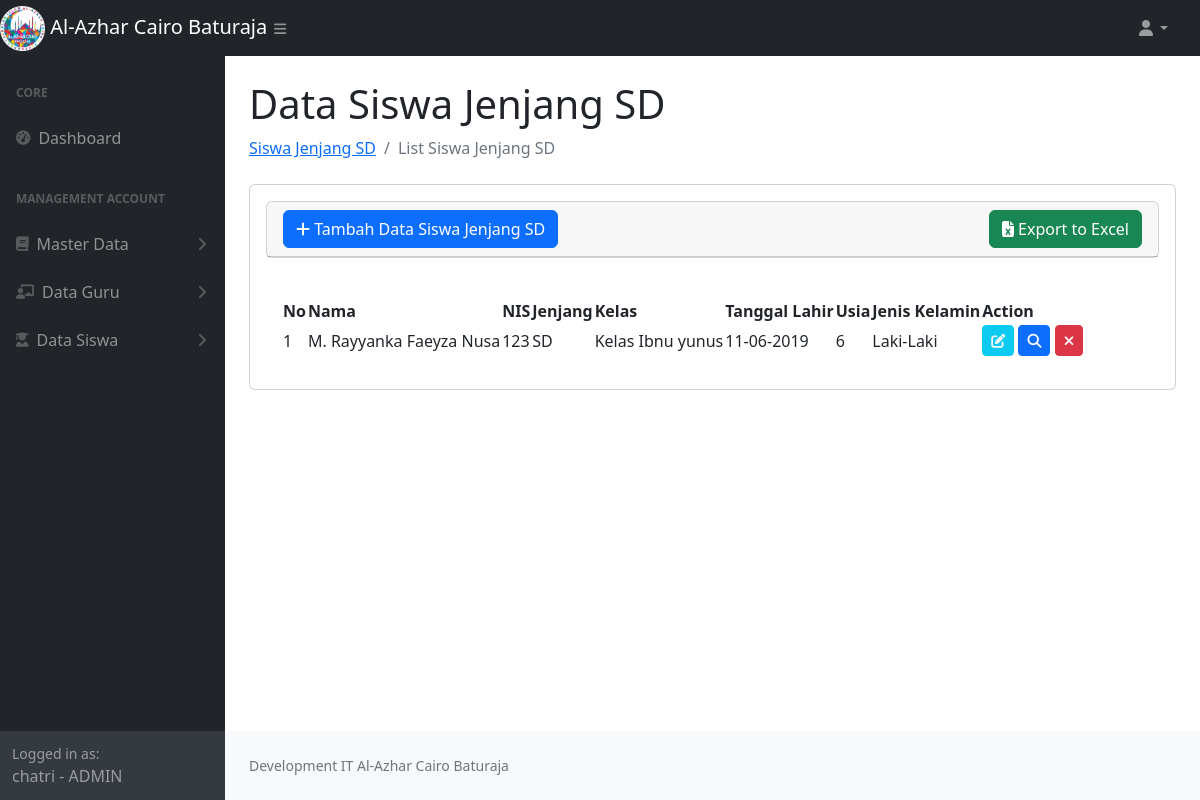
The app's page /jenjang_sd.php (signed in) with its own data.
### tables this page shows
CREATE TABLE `siswa` (
  `id_siswa` int NOT NULL AUTO_INCREMENT,
  `nama_siswa` varchar(100) NOT NULL,
  `nis` varchar(50) NOT NULL,
  `agama` varchar(20) DEFAULT NULL,
  `tempat` varchar(255) DEFAULT NULL,
  `tanggal_lahir` date DEFAULT NULL,
  `umur` int DEFAULT NULL,
  `jenis_kelamin` enum('Laki-Laki','Perempuan') DEFAULT NULL,
  `asal_sekolah` varchar(255) DEFAULT NULL,
  `angkatan` varchar(255) DEFAULT NULL,
  `kelas_id` bigint DEFAULT NULL,
  `nama_ayah` varchar(255) DEFAULT NULL,
  `nama_ibu` varchar(255) DEFAULT NULL,
  `pekerjaan_ayah` varchar(255) DEFAULT NULL,
  `pekerjaan_ibu` varchar(255) DEFAULT NULL,
  `no_handphone_ayah` varchar(255) DEFAULT NULL,
  `no_handphone_ibu` varchar(255) DEFAULT NULL,
  `anak_ke` varchar(255) DEFAULT NULL,
  `jumlah_saudara` varchar(255) DEFAULT NULL,
  `alamat_lengkap` varchar(255) DEFAULT NULL,
  `photo` text,
  `jenjang` enum('TK-A','TK-B','SD','SD GRADE 2','SMP') DEFAULT NULL,
  PRIMARY KEY (`id_siswa`)
);

CREATE TABLE `jenjang` (
  `id` int NOT NULL AUTO_INCREMENT COMMENT 'Primary Key',
  `name` varchar(255) DEFAULT NULL,
  PRIMARY KEY (`id`)
);

CREATE TABLE `kelas` (
  `id` int NOT NULL AUTO_INCREMENT COMMENT 'Primary Key',
  `jenjang_id` bigint DEFAULT NULL,
  `name` varchar(255) DEFAULT NULL,
  PRIMARY KEY (`id`)
);

### jenjang_sd.php (the view, shortened to what this page needs)
<?php
require_once 'function.php';
$role = $_SESSION['role'];
$nameRole= $_SESSION['name'];
$jenjang = 'SD';
$sql = "SELECT siswa.id_siswa, siswa.nama_siswa, siswa.nis, siswa.agama, siswa.tempat, siswa.tanggal_lahir, siswa.umur, siswa.jenis_kelamin, siswa.asal_sekolah,
        siswa.angkatan, siswa.kelas_id, siswa.nama_ayah, siswa.nama_ibu, siswa.pekerjaan_ayah, siswa.pekerjaan_ibu, siswa.no_handphone_ayah, siswa.no_handphone_ibu,
        siswa.anak_ke, siswa.jumlah_saudara, siswa.alamat_lengkap, siswa.photo, siswa.jenjang, kelas.name as nama_kelas, jenjang.name as jenjang_name
        FROM siswa
        INNER JOIN kelas ON siswa.kelas_id = kelas.id
        INNER JOIN jenjang ON kelas.jenjang_id = jenjang.id
        WHERE siswa.jenjang = ?";
$stmt = $conn->prepare($sql);
$stmt->bind_param("s", $jenjang);
$stmt->execute();
$result = $stmt->get_result();
$dataSiswa = [];
while ($row = $result->fetch_assoc()) {
    $dataSiswa[] = $row;
}
?>
<!DOCTYPE html>
<html lang="en">
    <head>
        <link href="https://cdn.jsdelivr.net/npm/simple-datatables@7.1.2/dist/style.min.css" rel="stylesheet" />
        <link href="css/styles.css" rel="stylesheet" />
        <link rel="stylesheet" href="https://cdnjs.cloudflare.com/ajax/libs/toastr.js/latest/toastr.css">
        <link rel="stylesheet" href="https://cdnjs.cloudflare.com/ajax/libs/font-awesome/6.7.2/css/all.min.css">
    </head>
    <body class="sb-nav-fixed">
        <nav class="sb-topnav navbar navbar-expand navbar-dark bg-dark">
            <div class="d-flex">
                <a class="navbar-brand" href="index.php">
                    <img src="assets/img/logoalazca.png" alt="Gambar" style="width:20%">
                    Al-Azhar Cairo Baturaja
                </a>
                <button class="btn btn-link btn-sm ps-5" id="sidebarToggle" href="#!"><i class="fas fa-bars"></i></button>
            </div>
            <ul class="navbar-nav ms-auto ms-md-0 me-3 me-lg-4">
                <li class="nav-item dropdown">
                    <a class="nav-link dropdown-toggle" id="navbarDropdown" href="#" role="button" data-bs-toggle="dropdown" aria-expanded="false"><i class="fas fa-user fa-fw"></i></a>
                </li>
            </ul>
        </nav>
        <div id="layoutSidenav">
            <div id="layoutSidenav_nav">
                <nav class="sb-sidenav accordion sb-sidenav-dark" id="sidenavAccordion">
                    <div class="sb-sidenav-menu">
                        <div class="nav">
                            <div class="sb-sidenav-menu-heading">Core</div>
                            <div class="nav">
                                <a class="nav-link" href="index.php">
                                    <div class="sb-nav-link-icon"><i class="fas fa-tachometer-alt"></i></div>
                                    Dashboard
                                </a>
                                <div class="sb-sidenav-menu-heading">Management Account</div>
                                <a class="nav-link collapsed" href="#" data-bs-toggle="collapse" data-bs-target="#collapseMasterData" aria-expanded="false" aria-controls="collapseMasterData">
                                    <div class="sb-nav-link-icon"><i class="fas fa-book"></i></div>
                                        Master Data
                                    <div class="sb-sidenav-collapse-arrow"><i class="fas fa-angle-down"></i></div>
                                </a>
                                <a class="nav-link collapsed" href="#" data-bs-toggle="collapse" data-bs-target="#collapseGuru" aria-expanded="false" aria-controls="collapseGuru">
                                    <div class="sb-nav-link-icon"><i class="fas fa-chalkboard-teacher"></i></div>
                                    Data Guru
                                    <div class="sb-sidenav-collapse-arrow"><i class="fas fa-angle-down"></i></div>
                                </a>
                                <a class="nav-link collapsed" href="#" data-bs-toggle="collapse" data-bs-target="#collapseSiswa" aria-expanded="false" aria-controls="collapseSiswa">
                                    <div class="sb-nav-link-icon"><i class="fas fa-user-graduate"></i></div>
                                    Data Siswa
                                    <div class="sb-sidenav-collapse-arrow"><i class="fas fa-angle-down"></i></div>
                                </a>
                            </div>
                        </div>
                    </div>
                    <div class="sb-sidenav-footer">
                        <div class="small">Logged in as:</div>
                       <?= $nameRole.' - '.$role ?>
                    </div>
                </nav>
            </div>
            <div id="layoutSidenav_content">
                <main>
                    <div class="container-fluid px-4">
                        <h1 class="mt-4">Data Siswa Jenjang SD</h1>
                        <ol class="breadcrumb mb-4">
                            <li class="breadcrumb-item"><a href="data_guru.php"> Siswa Jenjang SD</a></li>
                            <li class="breadcrumb-item active">List Siswa Jenjang SD</li>
                        </ol>
                        <div class="card mb-4">
                            <div class="card-body">
                        <div class="card mb-4">
                            <div class="card-header">
                                 <div class="col-lg-12 d-flex justify-content-between align-items-center">
                                        <button type="button" class="btn btn-primary" data-bs-toggle="modal" data-bs-target="#modal-create">
                                           <i class="fas fa-plus"></i> Tambah Data Siswa Jenjang SD
                                        </button>
                                        <a href="<?= 'export_siswa.php?type='.$jenjang.'' ?>" id="exportExcelBtn" class="btn btn-success">
                                           <i class="fa fa-file-excel"></i> Export to Excel
                                        </a>
                                 </div>
                            </div>
                        </div>
                            <div class="card-body">
                                <table id="datatablesSimple">
                                    <thead>
                                        <tr>
                                            <th>No</th>
                                            <th>Nama</th>
                                            <th>NIS</th>
                                            <th>Jenjang</th>
                                            <th>Kelas</th>
                                            <th>Tanggal Lahir</th>
                                            <th>Usia</th>
                                            <th>Jenis Kelamin</th>
                                            <th>Action</th>
                                        </tr>
                                    </thead>
                                    <tbody>
                                        <?php
                                            foreach ($dataSiswa as $key => $data) {
                                        ?>
                                        <tr>
                                            <td><?= $key + 1; ?></td>
                                            <td><?= $data['nama_siswa']; ?></td>
                                            <td><?= $data['nis']; ?></td>
                                            <td><?= $data['jenjang_name']; ?></td>
                                            <td><?= $data['nama_kelas']; ?></td>
                                            <td><?= $data['tanggal_lahir'] ? date('d-m-Y', strtotime($data['tanggal_lahir'])) : '-'; ?></td>
                                            <td><?= $data['umur']; ?></td>
                                            <td><?= $data['jenis_kelamin']; ?></td>
                                            <td>
                                                <a href="javascript:void(0)" data-url="<?= 'show_siswa.php' ?>" data-id="<?= $data['id_siswa'] ?>" class="edit btn btn-info btn-sm text-light "> <i class="fas fa-edit"></i></a>
                                                 <a href="javascript:void(0)" data-url="<?= 'show_siswa.php' ?>" data-id="<?= $data['id_siswa'] ?>" class="detail btn btn-primary btn-sm"> <i class="fas fa-search"></i></a>
                                                <a href="javascript:void(0)" data-url="<?= 'delete_siswa.php' ?>" data-id="<?= $data['id_siswa'] ?>" class="delete btn btn-danger btn-sm"> <i class="fas fa-times"></i></a>
                                            </td>
                                        </tr>
                                        <?php
                                            }
                                        ?>
                                    </tbody>
                                </table>
                            </div>
                        </div>
                    </div>
                </main>
                <footer class="py-4 bg-light mt-auto">
                    <div class="container-fluid px-4">
                        <div class="d-flex align-items-center justify-content-between small">
                            <div class="text-muted">Development IT Al-Azhar Cairo Baturaja</div>
                        </div>
                    </div>
                </footer>
            </div>
        </div>
    </body>
</html>

### records on screen
siswa: nama_siswa "M. Rayyanka Faeyza Nusa", nis "123", jenjang.name "SD", kelas.name "Kelas Ibnu yunus", tanggal_lahir "11-06-2019", umur "6", jenis_kelamin "Laki-Laki"

### other values on screen
$nameRole "chatri"
$role "ADMIN"
